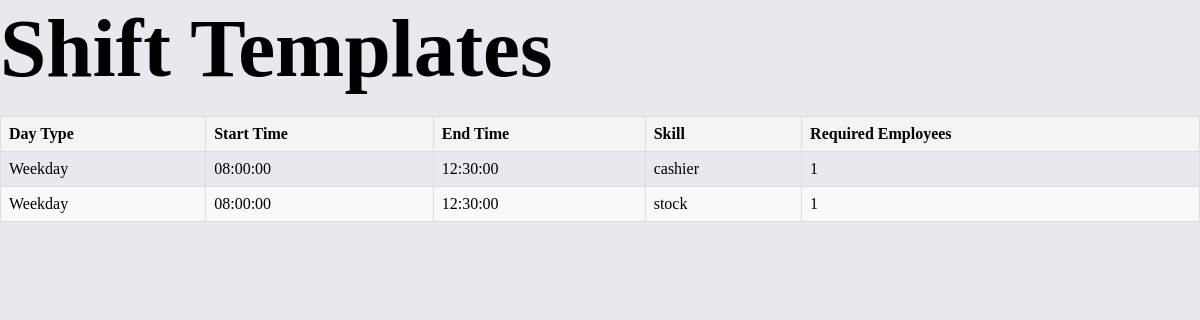
The app's page /view_shift_templates (signed in) with its own data.
### app.py (models this page shows)
class ShiftTemplate(db.Model):
    __tablename__ = 'shift_template'
    id = db.Column(db.Integer, primary_key=True)
    day_type = db.Column(db.String(20), nullable=False)
    start_time = db.Column(db.Time, nullable=False)
    end_time = db.Column(db.Time, nullable=False)
    skill = db.Column(db.String(100), nullable=False)
    required_employees = db.Column(db.Integer, nullable=False)

### app.py (the view)
@app.route('/view_shift_templates')
def view_shift_templates():
    if current_user.role != 'manager':
        flash("Access Denied: Only managers can set shift templates.")
        return redirect(url_for('home'))
    shift_templates = ShiftTemplate.query.all()
    return render_template('view_shift_templates.html', shift_templates=shift_templates)

### app.py (called while the page is built)
@login_manager.user_loader
def load_user(user_id):
	return Users.query.get(int(user_id))

### templates/view_shift_templates.html (shortened to what this page needs)
<!DOCTYPE html>
<html lang="en">
<head>
    <link rel="stylesheet" href="/static/css/style.css">
</head>
<body>
    <h1>Shift Templates</h1>
    {% if shift_templates %}
        <table>
            <thead>
                <tr>
                    <th>Day Type</th>
                    <th>Start Time</th>
                    <th>End Time</th>
                    <th>Skill</th>
                    <th>Required Employees</th>
                </tr>
            </thead>
            <tbody>
                {% for template in shift_templates %}
                    <tr>
                        <td>{{ template.day_type }}</td>
                        <td>{{ template.start_time }}</td>
                        <td>{{ template.end_time }}</td>
                        <td>{{ template.skill }}</td>
                        <td>{{ template.required_employees }}</td>
                    </tr>
                {% endfor %}
            </tbody>
        </table>
    {% else %}
        <p>No shift templates found. Please add a template first.</p>
    {% endif %}
</body>
</html>

### static/css/style.css (style rules this page uses)
:root { --primary: 237, 94%, 81%; --background: 266, 16%, 92%; --background-secondary: 256, 12%, 12%; --background-secondary-dark: 256, 10%, 10%; --background-secondary-light: 257, 11%, 16%; --text-primary: 0, 0%, 0%; --black: 0, 0%, 0%; --white: 0, 0%, 100%; --quite-gray: 0, 0%, 50%; --grooble: 10, 28%, 93%; --heading-large: 5.6rem; --heading-medium: 3.6rem; --heading-small: 2.4rem; --paragraph: 1.11rem; --navbar-buttons: 2.4rem; --transition-main: .175, .685, .32; --font-main: "Poppins"; }
*, *::before, *::after { box-sizing: inherit; }
html, body { margin: 0; width: 100%; color: hsl(var(--text-primary)); font-family: var(--font-main); background-color: hsl(var(--background)); -webkit-font-smoothing: antialiased; scroll-behavior: smooth; box-sizing: border-box; }
h1, h2, h3, h4, h5, h6 { margin: 0; }
h1 { font-size: var(--heading-large); }
h1, h2 { font-weight: 900; }
@media only screen and (max-width: 1660px) { :root { --heading-large: 5.4rem; --heading-medium: 3.4rem; --heading-small: 2.2rem; } }
@media only screen and (max-width: 1456px) { :root { --heading-large: 5.2rem; --heading-medium: 3.2rem; --heading-small: 2rem; } }

### templates/view_shift_templates.html (style rules this page uses)
table { width: 100%; border-collapse: collapse; margin-top: 20px; }
th, td { border: 1px solid #ddd; padding: 8px; text-align: left; }
th { background-color: #f4f4f4; }
tr:nth-child(even) { background-color: #f9f9f9; }

### records on screen
ShiftTemplate: day_type "Weekday", start_time "08:00:00", end_time "12:30:00", skill "cashier", required_employees "1"
ShiftTemplate: day_type "Weekday", start_time "08:00:00", end_time "12:30:00", skill "stock", required_employees "1"
